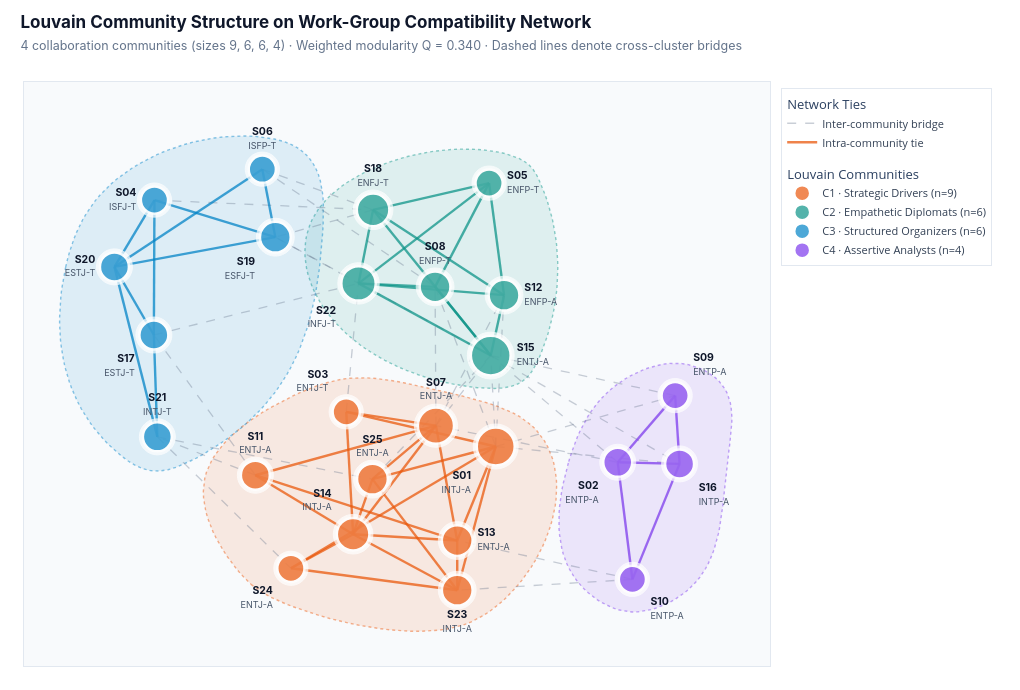

Notebook code for this chart:
### Code cell
def smooth_hull_polygon(points, pad=0.08, n_interp=120):
    """Compute a smooth closed boundary polygon around a 2D cluster of nodes."""
    pts = np.asarray(points, dtype=float)
    centroid = pts.mean(axis=0)
    if len(pts) == 1:
        theta = np.linspace(0, 2 * np.pi, n_interp)
        return centroid[0] + pad * np.cos(theta), centroid[1] + pad * np.sin(theta)
    if len(pts) == 2:
        vec = pts[1] - pts[0]
        unit = vec / max(np.linalg.norm(vec), 1e-6)
        perp = np.array([-unit[1], unit[0]])
        pts_hull = np.array(
            [
                pts[0] - unit * pad + perp * pad,
                pts[1] + unit * pad + perp * pad,
                pts[1] + unit * pad - perp * pad,
                pts[0] - unit * pad - perp * pad,
            ]
        )
    else:
        angles = np.linspace(0, 2 * np.pi, 12, endpoint=False)
        expanded = np.vstack(
            [pts + pad * np.column_stack([np.cos(a), np.sin(a)]) for a in angles]
        )
        hull = ConvexHull(expanded)
        pts_hull = expanded[hull.vertices]

    pts_closed = np.vstack([pts_hull, pts_hull[0]])
    tck, _ = splprep(
        [pts_closed[:, 0], pts_closed[:, 1]],
        s=0.002,
        per=True,
        k=min(3, len(pts_hull) - 1),
    )
    return splev(np.linspace(0, 1, n_interp), tck)


# Figure 7A — Compatibility Network Colored by Louvain Community with Smooth Hulls
fig_comm = go.Figure()
all_nodes = list(G_compat.nodes())
all_pts = np.array([pos_compat[n] for n in all_nodes])
span = max(
    all_pts[:, 0].max() - all_pts[:, 0].min(), all_pts[:, 1].max() - all_pts[:, 1].min()
)
text_pos_compat = smart_text_positions(pos_compat, all_nodes)
strength_compat = dict(G_compat.degree(weight="weight"))

for idx, comm in enumerate(compat_communities):
    _, fill_rgba, border_rgba, _ = CLUSTER_PALETTE[idx]
    hx, hy = smooth_hull_polygon([pos_compat[n] for n in comm], pad=0.082 * span)
    fig_comm.add_trace(
        go.Scatter(
            x=hx,
            y=hy,
            fill="toself",
            fillcolor=fill_rgba,
            mode="lines",
            line={"color": border_rgba, "width": 1.4, "dash": "dot"},
            hoverinfo="skip",
            showlegend=False,
        )
    )

inter_x, inter_y = [], []
for u, v in G_compat.edges():
    if node_to_community[u] != node_to_community[v]:
        inter_x.extend([pos_compat[u][0], pos_compat[v][0], None])
        inter_y.extend([pos_compat[u][1], pos_compat[v][1], None])

fig_comm.add_trace(
    go.Scatter(
        x=inter_x,
        y=inter_y,
        mode="lines",
        line={"width": 1.3, "color": "rgba(100, 116, 139, 0.35)", "dash": "dash"},
        hoverinfo="skip",
        name="Inter-community bridge",
        legendgroup="Links",
        legendgrouptitle_text="Network Ties",
    )
)

for idx, comm in enumerate(compat_communities):
    _, _, border_rgba, _ = CLUSTER_PALETTE[idx]
    intra_x, intra_y = [], []
    for u, v in G_compat.subgraph(comm).edges():
        intra_x.extend([pos_compat[u][0], pos_compat[v][0], None])
        intra_y.extend([pos_compat[u][1], pos_compat[v][1], None])
    fig_comm.add_trace(
        go.Scatter(
            x=intra_x,
            y=intra_y,
            mode="lines",
            line={"width": 2.4, "color": border_rgba.replace("0.45", "0.74")},
            hoverinfo="skip",
            name="Intra-community tie" if idx == 0 else None,
            showlegend=(idx == 0),
            legendgroup="Links",
        )
    )

fig_comm.add_trace(
    go.Scatter(
        x=[pos_compat[n][0] for n in all_nodes],
        y=[pos_compat[n][1] for n in all_nodes],
        mode="markers",
        marker={
            "size": [27 + 1.8 * G_compat.degree(n) for n in all_nodes],
            "color": "#FFFFFF",
        },
        hoverinfo="skip",
        showlegend=False,
    )
)

for idx, comm in enumerate(compat_communities):
    solid, _, _, cname = CLUSTER_PALETTE[idx]
    c_nodes = sorted(comm)
    hover_data = [
        f"<b>{n}</b> · {df.loc[n, 'mbti']}{df.loc[n, 'variant']}<br>"
        f"Community: <b>{cname}</b><br>"
        f"Degree: <b>{G_compat.degree(n)}</b> · Strength: <b>{strength_compat[n]:.2f}</b><br>"
        f"<span style='color:#64748B'>E {df.loc[n, 'E']:.0%} · N {df.loc[n, 'N']:.0%} · "
        f"T {df.loc[n, 'T']:.0%} · J {df.loc[n, 'J']:.0%} · A {df.loc[n, 'A']:.0%}</span>"
        for n in c_nodes
    ]
    fig_comm.add_trace(
        go.Scatter(
            x=[pos_compat[n][0] for n in c_nodes],
            y=[pos_compat[n][1] for n in c_nodes],
            mode="markers+text",
            name=f"{cname} (n={len(c_nodes)})",
            legendgroup="Communities",
            legendgrouptitle_text="Louvain Communities" if idx == 0 else None,
            text=[
                f"<b>{n}</b><br><span style='font-size:9px;color:#475569'>{df.loc[n, 'mbti']}{df.loc[n, 'variant']}</span>"
                for n in c_nodes
            ],
            textposition=[text_pos_compat[n] for n in c_nodes],
            textfont={
                "size": 10.5,
                "color": "#0F172A",
                "family": "Inter, -apple-system, sans-serif",
            },
            marker={
                "size": [20 + 1.8 * G_compat.degree(n) for n in c_nodes],
                "color": solid,
                "line": {"width": 2.5, "color": "#FFFFFF"},
            },
            customdata=hover_data,
            hovertemplate="%{customdata}<extra></extra>",
        )
    )

xs, ys = all_pts[:, 0], all_pts[:, 1]
x_pad = (xs.max() - xs.min()) * 0.16
y_pad = (ys.max() - ys.min()) * 0.18

fig_comm.update_layout(
    title={
        "text": (
            "<b>Louvain Community Structure on Work-Group Compatibility Network</b>"
            f"<br><span style='font-size:12.5px;color:#64748B;font-weight:400'>"
            f"4 collaboration communities (sizes 9, 6, 6, 4) · Weighted modularity Q = {compat_modularity:.3f} · Dashed lines denote cross-cluster bridges</span>"
        ),
        "x": 0.02,
        "y": 0.96,
        "xanchor": "left",
        "yanchor": "top",
        "font": {
            "size": 17,
            "color": "#0F172A",
            "family": "Inter, -apple-system, sans-serif",
        },
    },
    width=1020,
    height=690,
    paper_bgcolor="#FFFFFF",
    plot_bgcolor="#F8FAFC",
    margin={"l": 24, "r": 250, "t": 82, "b": 24},
    xaxis={
        "showgrid": False,
        "zeroline": False,
        "showticklabels": False,
        "range": [xs.min() - x_pad, xs.max() + x_pad],
        "linecolor": "#E2E8F0",
        "linewidth": 1,
        "mirror": True,
    },
    yaxis={
        "showgrid": False,
        "zeroline": False,
        "showticklabels": False,
        "range": [ys.min() - y_pad, ys.max() + y_pad * 1.15],
        "linecolor": "#E2E8F0",
        "linewidth": 1,
        "mirror": True,
    },
    legend={
        "x": 1.015,
        "y": 0.99,
        "xanchor": "left",
        "yanchor": "top",
        "bgcolor": "rgba(255,255,255,0.94)",
        "bordercolor": "#E2E8F0",
        "borderwidth": 1,
        "font": {"size": 11, "color": "#334155"},
        "tracegroupgap": 12,
    },
    hoverlabel={
        "bgcolor": "#FFFFFF",
        "bordercolor": "#CBD5E1",
        "font": {
            "size": 12,
            "family": "Inter, -apple-system, sans-serif",
            "color": "#0F172A",
        },
    },
)
fig_comm.show()

# Figure 7B — Psychometric Radar Signatures Across Communities
trait_labels = [
    "Energy (E)<br><span style='font-size:10px;color:#64748B'>Extraverted</span>",
    "Mind (N)<br><span style='font-size:10px;color:#64748B'>Intuitive</span>",
    "Nature (T)<br><span style='font-size:10px;color:#64748B'>Thinking</span>",
    "Tactics (J)<br><span style='font-size:10px;color:#64748B'>Judging</span>",
    "Identity (A)<br><span style='font-size:10px;color:#64748B'>Assertive</span>",
]

fig_radar = go.Figure()
for idx, comm in enumerate(compat_communities):
    solid, fill_rgba, _, cname = CLUSTER_PALETTE[idx]
    means = [float(df.loc[sorted(comm), t].mean() * 100.0) for t in traits]
    fig_radar.add_trace(
        go.Scatterpolar(
            r=means + [means[0]],
            theta=trait_labels + [trait_labels[0]],
            fill="toself",
            fillcolor=fill_rgba.replace("0.11", "0.13"),
            mode="lines+markers",
            name=f"{cname} (n={len(comm)})",
            line={"color": solid, "width": 2.5},
            marker={
                "size": 7.5,
                "color": solid,
                "line": {"width": 1.5, "color": "#FFFFFF"},
            },
            hovertemplate=f"<b>{cname}</b><br>%{{theta}}: <b>%{{r:.1f}}%</b><extra></extra>",
        )
    )

fig_radar.add_trace(
    go.Scatterpolar(
        r=[50, 50, 50, 50, 50, 50],
        theta=trait_labels + [trait_labels[0]],
        mode="lines",
        name="50% Neutral Midpoint",
        line={"color": "rgba(100, 116, 139, 0.55)", "width": 1.4, "dash": "dot"},
        hoverinfo="skip",
    )
)

fig_radar.update_layout(
    title={
        "text": (
            "<b>Psychometric Trait Signatures Across Louvain Communities</b>"
            "<br><span style='font-size:12.5px;color:#64748B;font-weight:400'>"
            "Mean continuous 16Personalities scores (%) per cluster on the Work-Group Compatibility Network</span>"
        ),
        "x": 0.02,
        "y": 0.96,
        "xanchor": "left",
        "yanchor": "top",
        "font": {
            "size": 17,
            "color": "#0F172A",
            "family": "Inter, -apple-system, sans-serif",
        },
    },
    width=960,
    height=580,
    paper_bgcolor="#FFFFFF",
    font={"family": "Inter, -apple-system, sans-serif", "color": "#1E293B"},
    margin={"l": 60, "r": 265, "t": 95, "b": 45},
    polar={
        "bgcolor": "#F8FAFC",
        "radialaxis": {
            "visible": True,
            "range": [0, 100],
            "angle": 54,
            "tickangle": 0,
            "tickvals": [20, 40, 60, 80],
            "ticktext": ["20%", "40%", "60%", "80%"],
            "tickfont": {"size": 10, "color": "#64748B"},
            "gridcolor": "#E2E8F0",
            "linecolor": "#CBD5E1",
        },
        "angularaxis": {
            "tickfont": {"size": 11.5, "color": "#0F172A"},
            "gridcolor": "#E2E8F0",
            "linecolor": "#CBD5E1",
            "direction": "clockwise",
            "rotation": 90,
        },
    },
    legend={
        "x": 1.05,
        "y": 0.92,
        "xanchor": "left",
        "yanchor": "top",
        "bgcolor": "rgba(255,255,255,0.95)",
        "bordercolor": "#E2E8F0",
        "borderwidth": 1,
        "font": {"size": 11, "color": "#334155"},
    },
    hoverlabel={
        "bgcolor": "#FFFFFF",
        "bordercolor": "#CBD5E1",
        "font": {
            "size": 12,
            "family": "Inter, -apple-system, sans-serif",
            "color": "#0F172A",
        },
    },
)
fig_radar.show()

### Figure 1 — Plotly figure (JSON) as saved in the notebook; plotly's stock layout.template omitted (floating-point values rounded to 4 significant figures)
{"data": [{"fill": "toself", "fillcolor": "rgba(234, 88, 12, 0.11)", "hoverinfo": "skip", "line": {"color": "rgba(234, 88, 12, 0.45)", "dash": "dot", "width": 1.4}, "mode": "lines", "showlegend": false, "type": "scatter", "x": [-0.4569, -0.4385, -0.4183, -0.3966, -0.3733, -0.3485, -0.3221, -0.2943, -0.2653, -0.2353, -0.2043, -0.1726, -0.1404, -0.1078, -0.07508, -0.04232, -0.009715, 0.02254, 0.05429, 0.08534, 0.1155, 0.1447, 0.1726, 0.1991, 0.2241, 0.2474, 0.2694, 0.2902, 0.31, 0.3289, 0.3472, 0.3648, 0.3816, 0.3978, 0.4131, 0.4276, 0.4412, 0.454, 0.4658, 0.4766, 0.4864, 0.4951, 0.5027, 0.5092, 0.5145, 0.5186, 0.5215, 0.523, 0.5232, 0.522, 0.5195, 0.5154, 0.5099, 0.5029, 0.4943, 0.4841, 0.4721, 0.4584, 0.4426, 0.4248, 0.4049, 0.3826, 0.3584, 0.3325, 0.3051, 0.2765, 0.2469, 0.2166, 0.1858, 0.1548, 0.1239, 0.09319, 0.06276, 0.03261, 0.002803, -0.02665, -0.0557, -0.08433, -0.1125, -0.1402, -0.1673, -0.194, -0.2202, -0.2461, -0.2718, -0.2973, -0.3227, -0.3478, -0.3726, -0.3968, -0.4205, -0.4433, -0.4653, -0.4862, -0.506, -0.5244, -0.5414, -0.5568, -0.5705, -0.5823, -0.5922, -0.5999, -0.6054, -0.6087, -0.6098, -0.6089, -0.6062, -0.6018, -0.5957, -0.5882, -0.5793, -0.5691, -0.5579, -0.5457, -0.5326, -0.5188, -0.5044, -0.4895, -0.4738, -0.4569], "y": [-0.921, -0.9418, -0.9607, -0.9781, -0.9944, -1.01, -1.025, -1.039, -1.053, -1.067, -1.079, -1.091, -1.101, -1.111, -1.119, -1.126, -1.132, -1.136, -1.138, -1.139, -1.137, -1.133, -1.128, -1.119, -1.109, -1.096, -1.081, -1.064, -1.045, -1.024, -1.002, -0.978, -0.9531, -0.9269, -0.8997, -0.8714, -0.8423, -0.8124, -0.7818, -0.7506, -0.719, -0.687, -0.6547, -0.6222, -0.5897, -0.5572, -0.5249, -0.4928, -0.4611, -0.4298, -0.399, -0.369, -0.3396, -0.3112, -0.2837, -0.2572, -0.232, -0.2081, -0.1855, -0.1646, -0.1453, -0.1277, -0.1116, -0.0969, -0.08338, -0.07085, -0.05915, -0.04808, -0.03747, -0.02713, -0.0169, -0.006773, 0.002946, 0.01194, 0.01989, 0.02648, 0.03139, 0.03429, 0.03488, 0.03283, 0.02784, 0.01996, 0.009577, -0.002939, -0.0172, -0.03284, -0.04953, -0.06719, -0.08581, -0.1054, -0.1258, -0.1471, -0.1693, -0.1923, -0.2161, -0.2406, -0.266, -0.292, -0.3187, -0.3461, -0.3742, -0.4028, -0.4321, -0.4619, -0.4921, -0.5226, -0.5533, -0.5841, -0.6149, -0.6456, -0.676, -0.7061, -0.7358, -0.7649, -0.7934, -0.8211, -0.8479, -0.8737, -0.8982, -0.921]}, {"fill": "toself", "fillcolor": "rgba(13, 148, 136, 0.11)", "hoverinfo": "skip", "line": {"color": "rgba(13, 148, 136, 0.45)", "dash": "dot", "width": 1.4}, "mode": "lines", "showlegend": false, "type": "scatter", "x": [-0.2406, -0.2512, -0.2602, -0.2677, -0.2738, -0.2785, -0.2817, -0.2837, -0.2843, -0.2836, -0.2816, -0.2785, -0.2741, -0.2687, -0.2621, -0.2544, -0.2456, -0.2359, -0.2252, -0.2135, -0.2009, -0.1873, -0.1729, -0.1576, -0.1414, -0.1244, -0.1066, -0.088, -0.06865, -0.04855, -0.02773, -0.006217, 0.01597, 0.03882, 0.0623, 0.08639, 0.1111, 0.1363, 0.1621, 0.1884, 0.2152, 0.2425, 0.27, 0.2972, 0.3236, 0.3486, 0.3716, 0.3921, 0.4097, 0.4245, 0.4371, 0.4478, 0.457, 0.4651, 0.4726, 0.4796, 0.4861, 0.4921, 0.4976, 0.5027, 0.5072, 0.5113, 0.515, 0.5181, 0.5208, 0.523, 0.5247, 0.5259, 0.5266, 0.5269, 0.5267, 0.526, 0.5248, 0.5232, 0.521, 0.5184, 0.5153, 0.5118, 0.5077, 0.5032, 0.4982, 0.4927, 0.4867, 0.4803, 0.4734, 0.466, 0.4577, 0.4478, 0.4355, 0.4203, 0.4026, 0.3826, 0.3609, 0.3378, 0.3138, 0.2891, 0.264, 0.2386, 0.2129, 0.187, 0.1611, 0.1351, 0.1092, 0.08342, 0.0579, 0.03269, 0.00788, -0.01645, -0.04021, -0.06332, -0.0857, -0.1073, -0.1279, -0.1476, -0.1663, -0.1838, -0.2, -0.215, -0.2285, -0.2406], "y": [0.8157, 0.7926, 0.7688, 0.7445, 0.7197, 0.6946, 0.6691, 0.6433, 0.6173, 0.5912, 0.5651, 0.5389, 0.5128, 0.4869, 0.4611, 0.4356, 0.4104, 0.3857, 0.3614, 0.3375, 0.3142, 0.2914, 0.2692, 0.2475, 0.2265, 0.2062, 0.1865, 0.1675, 0.1493, 0.1319, 0.1152, 0.09942, 0.08446, 0.07039, 0.05723, 0.04502, 0.03378, 0.02355, 0.01435, 0.006212, -0.0008341, -0.006757, -0.01135, -0.01416, -0.01473, -0.01258, -0.007238, 0.001759, 0.01472, 0.03125, 0.05073, 0.07256, 0.09611, 0.1208, 0.146, 0.1714, 0.1971, 0.2229, 0.2489, 0.2751, 0.3014, 0.3278, 0.3543, 0.3809, 0.4076, 0.4343, 0.4611, 0.4878, 0.5146, 0.5414, 0.5681, 0.5948, 0.6214, 0.6479, 0.6743, 0.7006, 0.7267, 0.7527, 0.7785, 0.8042, 0.8296, 0.8548, 0.8797, 0.9044, 0.9288, 0.9529, 0.9764, 0.9984, 1.018, 1.035, 1.049, 1.061, 1.071, 1.079, 1.085, 1.089, 1.092, 1.093, 1.093, 1.091, 1.088, 1.084, 1.078, 1.071, 1.063, 1.054, 1.043, 1.031, 1.019, 1.005, 0.9899, 0.974, 0.9572, 0.9394, 0.9208, 0.9013, 0.8811, 0.86, 0.8382, 0.8157]}, {"fill": "toself", "fillcolor": "rgba(2, 132, 199, 0.11)", "hoverinfo": "skip", "line": {"color": "rgba(2, 132, 199, 0.45)", "dash": "dot", "width": 1.4}, "mode": "lines", "showlegend": false, "type": "scatter", "x": [-1.051, -1.056, -1.06, -1.064, -1.066, -1.069, -1.07, -1.071, -1.071, -1.07, -1.068, -1.066, -1.062, -1.058, -1.053, -1.047, -1.04, -1.032, -1.023, -1.013, -1.001, -0.9893, -0.9761, -0.9617, -0.9462, -0.9295, -0.9117, -0.8926, -0.8723, -0.8508, -0.8279, -0.8038, -0.7782, -0.7512, -0.7231, -0.6942, -0.6652, -0.6365, -0.6087, -0.5822, -0.557, -0.533, -0.5102, -0.4886, -0.4682, -0.4489, -0.4306, -0.4134, -0.3973, -0.3821, -0.3678, -0.3545, -0.3421, -0.3305, -0.3197, -0.3097, -0.3004, -0.2919, -0.2841, -0.2768, -0.2703, -0.2643, -0.2588, -0.2539, -0.2494, -0.2454, -0.2418, -0.2386, -0.2357, -0.2332, -0.2309, -0.2289, -0.2271, -0.2256, -0.2246, -0.2243, -0.225, -0.2268, -0.23, -0.2347, -0.2412, -0.2496, -0.2603, -0.2734, -0.289, -0.3075, -0.3291, -0.3538, -0.3816, -0.4118, -0.4437, -0.4765, -0.5097, -0.5427, -0.5754, -0.6077, -0.6394, -0.6705, -0.7008, -0.7303, -0.7588, -0.7863, -0.8127, -0.8378, -0.8615, -0.8837, -0.9044, -0.9234, -0.9409, -0.9568, -0.9713, -0.9844, -0.9963, -1.007, -1.017, -1.025, -1.033, -1.04, -1.046, -1.051], "y": [0.5471, 0.5143, 0.4812, 0.4479, 0.4145, 0.3809, 0.3473, 0.3137, 0.28, 0.2464, 0.2129, 0.1796, 0.1464, 0.1134, 0.08066, 0.04824, 0.01616, -0.01555, -0.04683, -0.07765, -0.108, -0.1377, -0.1669, -0.1955, -0.2233, -0.2505, -0.2769, -0.3026, -0.3273, -0.3504, -0.3704, -0.3858, -0.3951, -0.3969, -0.3908, -0.3783, -0.361, -0.3403, -0.3179, -0.2948, -0.2712, -0.2471, -0.2225, -0.1973, -0.1717, -0.1456, -0.1191, -0.09208, -0.06461, -0.03671, -0.008366, 0.0204, 0.04958, 0.07917, 0.1092, 0.1395, 0.1703, 0.2014, 0.2329, 0.2647, 0.2969, 0.3294, 0.3623, 0.3954, 0.4289, 0.4626, 0.4967, 0.531, 0.5656, 0.6005, 0.6356, 0.671, 0.7066, 0.7423, 0.7779, 0.8132, 0.848, 0.8819, 0.9149, 0.9466, 0.9768, 1.005, 1.032, 1.057, 1.079, 1.098, 1.115, 1.129, 1.139, 1.147, 1.152, 1.154, 1.153, 1.15, 1.144, 1.136, 1.126, 1.114, 1.1, 1.084, 1.067, 1.048, 1.027, 1.005, 0.9823, 0.9582, 0.9332, 0.9073, 0.8806, 0.8532, 0.825, 0.7962, 0.7668, 0.7368, 0.7063, 0.6753, 0.6438, 0.6119, 0.5797, 0.5471]}, {"fill": "toself", "fillcolor": "rgba(124, 58, 237, 0.11)", "hoverinfo": "skip", "line": {"color": "rgba(124, 58, 237, 0.45)", "dash": "dot", "width": 1.4}, "mode": "lines", "showlegend": false, "type": "scatter", "x": [0.5606, 0.5557, 0.5511, 0.5469, 0.5431, 0.5397, 0.5368, 0.5344, 0.5325, 0.5311, 0.5304, 0.5302, 0.5307, 0.5319, 0.5338, 0.5365, 0.5399, 0.5442, 0.5493, 0.5553, 0.5622, 0.57, 0.5788, 0.5886, 0.5995, 0.6114, 0.6245, 0.6386, 0.6539, 0.6703, 0.6876, 0.7058, 0.7246, 0.7441, 0.7641, 0.7844, 0.805, 0.8254, 0.8455, 0.8651, 0.8838, 0.9016, 0.9181, 0.9333, 0.9473, 0.9602, 0.972, 0.9827, 0.9925, 1.001, 1.009, 1.016, 1.023, 1.029, 1.034, 1.038, 1.042, 1.045, 1.049, 1.051, 1.054, 1.056, 1.058, 1.06, 1.061, 1.063, 1.065, 1.067, 1.069, 1.071, 1.074, 1.076, 1.079, 1.081, 1.083, 1.084, 1.085, 1.085, 1.084, 1.083, 1.08, 1.076, 1.07, 1.063, 1.055, 1.044, 1.032, 1.018, 1.002, 0.9842, 0.9655, 0.9458, 0.9253, 0.9043, 0.8829, 0.8614, 0.84, 0.8189, 0.7983, 0.7784, 0.7594, 0.7415, 0.7247, 0.7089, 0.694, 0.6801, 0.6671, 0.655, 0.6437, 0.6332, 0.6233, 0.6142, 0.6057, 0.5978, 0.5905, 0.5836, 0.5773, 0.5714, 0.5658, 0.5606], "y": [-0.3596, -0.3848, -0.4102, -0.4356, -0.4611, -0.4866, -0.512, -0.5374, -0.5627, -0.5878, -0.6128, -0.6375, -0.6621, -0.6863, -0.7102, -0.7338, -0.757, -0.7798, -0.8021, -0.824, -0.8453, -0.866, -0.8862, -0.9057, -0.9246, -0.9428, -0.9603, -0.9769, -0.9927, -1.007, -1.02, -1.031, -1.04, -1.046, -1.049, -1.048, -1.045, -1.038, -1.029, -1.018, -1.005, -0.9914, -0.9762, -0.9601, -0.9432, -0.9254, -0.9068, -0.8875, -0.8674, -0.8467, -0.8253, -0.8033, -0.7808, -0.7577, -0.7341, -0.7101, -0.6857, -0.6609, -0.6357, -0.6103, -0.5846, -0.5587, -0.5325, -0.5063, -0.4799, -0.4535, -0.427, -0.4006, -0.3742, -0.3479, -0.3217, -0.2957, -0.2699, -0.2444, -0.2193, -0.1945, -0.1703, -0.1465, -0.1233, -0.1007, -0.07884, -0.05767, -0.03729, -0.01775, 0.0008941, 0.01859, 0.03528, 0.05082, 0.06492, 0.07726, 0.0875, 0.09532, 0.1004, 0.1024, 0.1012, 0.09705, 0.09023, 0.0811, 0.07, 0.05727, 0.04322, 0.02816, 0.01217, -0.004707, -0.02243, -0.04094, -0.06022, -0.0802, -0.1009, -0.1221, -0.144, -0.1664, -0.1893, -0.2126, -0.2363, -0.2604, -0.2848, -0.3095, -0.3345, -0.3596]}, {"hoverinfo": "skip", "legendgroup": "Links", "legendgrouptitle": {"text": "Network Ties"}, "line": {"color": "rgba(100, 116, 139, 0.35)", "dash": "dash", "width": 1.3}, "mode": "lines", "name": "Inter-community bridge", "type": "scatter", "x": [0.3278, 0.9032, null, 0.3278, 0.3118, null, 0.3278, 0.1334, null, 0.3278, 0.3545, null, 0.3278, 0.9174, null, 0.7191, 0.1361, null, 0.7191, 0.3118, null, -0.1516, -0.1122, null, -0.7665, -0.06544, null, -0.4206, -0.06544, null, -0.4206, 0.1334, null, 0.1361, 0.3118, null, 0.1361, 0.1334, null, 0.1361, 0.3545, null, 0.9032, 0.3118, null, 0.7661, 0.2044, null, 0.7661, 0.2043, null, -0.443, -0.7572, null, -0.443, -0.7684, null, 0.3118, -0.06752, null, 0.3118, 0.9174, null, 0.3118, -0.3789, null, -0.7684, -0.1122, null, -0.06544, -0.3789, null, -0.3789, -0.1122, null, -0.7572, -0.06752, null, -0.7572, -0.329, null], "y": [-0.2832, -0.04785, null, -0.2832, 0.1375, null, -0.2832, 0.4554, null, -0.2832, 0.417, null, -0.2832, -0.3639, null, -0.3563, -0.1869, null, -0.3563, 0.1375, null, -0.1231, 0.4714, null, 0.8569, 0.8118, null, 1.0, 0.8118, null, 1.0, 0.4554, null, -0.1869, 0.1375, null, -0.1869, 0.4554, null, -0.1869, 0.417, null, -0.04785, 0.1375, null, -0.8981, -0.9483, null, -0.8981, -0.7184, null, -0.4162, -0.2387, null, -0.4162, 0.2326, null, 0.1375, -0.4342, null, 0.1375, -0.3639, null, 0.1375, 0.6854, null, 0.2326, 0.4714, null, 0.8118, 0.6854, null, 0.6854, 0.4714, null, -0.2387, -0.4342, null, -0.2387, -0.8469, null]}, {"hoverinfo": "skip", "legendgroup": "Links", "line": {"color": "rgba(234, 88, 12, 0.74)", "width": 2.4}, "mode": "lines", "name": "Intra-community tie", "showlegend": true, "type": "scatter", "x": [-0.1516, -0.1295, null, -0.1516, 0.1361, null, -0.1516, 0.3278, null, -0.06752, 0.3278, null, -0.06752, -0.1295, null, -0.06752, 0.2044, null, -0.06752, 0.1361, null, -0.443, -0.1295, null, -0.443, 0.1361, null, -0.443, 0.2043, null, 0.1361, -0.1295, null, 0.1361, 0.2043, null, -0.1295, 0.2043, null, -0.1295, 0.2044, null, -0.1295, -0.329, null, 0.2044, 0.2043, null, 0.2044, 0.3278, null, 0.2044, -0.329, null, 0.2043, 0.3278, null, 0.3278, -0.329, null], "y": [-0.1231, -0.6891, null, -0.1231, -0.1869, null, -0.1231, -0.2832, null, -0.4342, -0.2832, null, -0.4342, -0.6891, null, -0.4342, -0.9483, null, -0.4342, -0.1869, null, -0.4162, -0.6891, null, -0.4162, -0.1869, null, -0.4162, -0.7184, null, -0.1869, -0.6891, null, -0.1869, -0.7184, null, -0.6891, -0.7184, null, -0.6891, -0.9483, null, -0.6891, -0.8469, null, -0.9483, -0.7184, null, -0.9483, -0.2832, null, -0.9483, -0.8469, null, -0.7184, -0.2832, null, -0.2832, -0.8469, null]}, {"hoverinfo": "skip", "legendgroup": "Links", "line": {"color": "rgba(13, 148, 136, 0.74)", "width": 2.4}, "mode": "lines", "showlegend": false, "type": "scatter", "x": [-0.1122, 0.3066, null, -0.1122, 0.1334, null, -0.1122, 0.3545, null, -0.1122, 0.3118, null, -0.1122, -0.06544, null, 0.3118, 0.1334, null, 0.3118, 0.3545, null, 0.3118, -0.06544, null, -0.06544, 0.3066, null, -0.06544, 0.3545, null, 0.3545, 0.3066, null, 0.1334, 0.3066, null], "y": [0.4714, 0.9354, null, 0.4714, 0.4554, null, 0.4714, 0.417, null, 0.4714, 0.1375, null, 0.4714, 0.8118, null, 0.1375, 0.4554, null, 0.1375, 0.417, null, 0.1375, 0.8118, null, 0.8118, 0.9354, null, 0.8118, 0.417, null, 0.417, 0.9354, null, 0.4554, 0.9354, null]}, {"hoverinfo": "skip", "legendgroup": "Links", "line": {"color": "rgba(2, 132, 199, 0.74)", "width": 2.4}, "mode": "lines", "showlegend": false, "type": "scatter", "x": [-0.7665, -0.3789, null, -0.7665, -0.8949, null, -0.7665, -0.7684, null, -0.7684, -0.8949, null, -0.7684, -0.7572, null, -0.4206, -0.3789, null, -0.4206, -0.8949, null, -0.3789, -0.8949, null, -0.8949, -0.7572, null], "y": [0.8569, 0.6854, null, 0.8569, 0.5478, null, 0.8569, 0.2326, null, 0.2326, 0.5478, null, 0.2326, -0.2387, null, 1.0, 0.6854, null, 1.0, 0.5478, null, 0.6854, 0.5478, null, 0.5478, -0.2387, null]}, {"hoverinfo": "skip", "legendgroup": "Links", "line": {"color": "rgba(124, 58, 237, 0.74)", "width": 2.4}, "mode": "lines", "showlegend": false, "type": "scatter", "x": [0.9032, 0.7191, null, 0.9032, 0.9174, null, 0.7661, 0.9174, null, 0.7661, 0.7191, null, 0.9174, 0.7191, null], "y": [-0.04785, -0.3563, null, -0.04785, -0.3639, null, -0.8981, -0.3639, null, -0.8981, -0.3563, null, -0.3639, -0.3563, null]}, {"hoverinfo": "skip", "marker": {"color": "#FFFFFF", "size": [45.0, 36.0, 34.2, 34.2, 34.2, 34.2, 43.2, 37.8, 34.2, 34.2, 36.0, 37.8, 37.8, 39.6, 46.8, 36.0, 36.0, 39.6, 37.8, 36.0, 36.0, 41.4, 37.8, 34.2, 37.8]}, "mode": "markers", "showlegend": false, "type": "scatter", "x": [0.3278, 0.7191, -0.1516, -0.7665, 0.3066, -0.4206, 0.1361, 0.1334, 0.9032, 0.7661, -0.443, 0.3545, 0.2043, -0.1295, 0.3118, 0.9174, -0.7684, -0.06544, -0.3789, -0.8949, -0.7572, -0.1122, 0.2044, -0.329, -0.06752], "y": [-0.2832, -0.3563, -0.1231, 0.8569, 0.9354, 1.0, -0.1869, 0.4554, -0.04785, -0.8981, -0.4162, 0.417, -0.7184, -0.6891, 0.1375, -0.3639, 0.2326, 0.8118, 0.6854, 0.5478, -0.2387, 0.4714, -0.9483, -0.8469, -0.4342]}, {"customdata": ["<b>S01</b> · INTJ-A<br>Community: <b>C1 · Strategic Drivers</b><br>Degree: <b>10</b> · Strength: <b>8.66</b><br><span style='color:#64748B'>E 36% · N 64% · T 67% · J 58% · A 83%</span>", "<b>S03</b> · ENTJ-T<br>Community: <b>C1 · Strategic Drivers</b><br>Degree: <b>4</b> · Strength: <b>3.49</b><br><span style='color:#64748B'>E 65% · N 85% · T 63% · J 67% · A 49%</span>", "<b>S07</b> · ENTJ-A<br>Community: <b>C1 · Strategic Drivers</b><br>Degree: <b>9</b> · Strength: <b>7.91</b><br><span style='color:#64748B'>E 51% · N 73% · T 69% · J 54% · A 51%</span>", "<b>S11</b> · ENTJ-A<br>Community: <b>C1 · Strategic Drivers</b><br>Degree: <b>5</b> · Strength: <b>4.43</b><br><span style='color:#64748B'>E 61% · N 67% · T 69% · J 83% · A 54%</span>", "<b>S13</b> · ENTJ-A<br>Community: <b>C1 · Strategic Drivers</b><br>Degree: <b>6</b> · Strength: <b>5.28</b><br><span style='color:#64748B'>E 54% · N 65% · T 86% · J 70% · A 64%</span>", "<b>S14</b> · INTJ-A<br>Community: <b>C1 · Strategic Drivers</b><br>Degree: <b>7</b> · Strength: <b>6.23</b><br><span style='color:#64748B'>E 43% · N 70% · T 74% · J 72% · A 64%</span>", "<b>S23</b> · INTJ-A<br>Community: <b>C1 · Strategic Drivers</b><br>Degree: <b>6</b> · Strength: <b>5.02</b><br><span style='color:#64748B'>E 49% · N 54% · T 90% · J 69% · A 92%</span>", "<b>S24</b> · ENTJ-A<br>Community: <b>C1 · Strategic Drivers</b><br>Degree: <b>4</b> · Strength: <b>3.08</b><br><span style='color:#64748B'>E 100% · N 63% · T 86% · J 78% · A 99%</span>", "<b>S25</b> · ENTJ-A<br>Community: <b>C1 · Strategic Drivers</b><br>Degree: <b>6</b> · Strength: <b>5.33</b><br><span style='color:#64748B'>E 67% · N 61% · T 67% · J 67% · A 71%</span>"], "hovertemplate": "%{customdata}<extra></extra>", "legendgroup": "Communities", "legendgrouptitle": {"text": "Louvain Communities"}, "marker": {"color": "#EA580C", "line": {"color": "#FFFFFF", "width": 2.5}, "size": [38.0, 27.2, 36.2, 29.0, 30.8, 32.6, 30.8, 27.2, 30.8]}, "mode": "markers+text", "name": "C1 · Strategic Drivers (n=9)", "text": ["<b>S01</b><br><span style='font-size:9px;color:#475569'>INTJ-A</span>", "<b>S03</b><br><span style='font-size:9px;color:#475569'>ENTJ-T</span>", "<b>S07</b><br><span style='font-size:9px;color:#475569'>ENTJ-A</span>", "<b>S11</b><br><span style='font-size:9px;color:#475569'>ENTJ-A</span>", "<b>S13</b><br><span style='font-size:9px;color:#475569'>ENTJ-A</span>", "<b>S14</b><br><span style='font-size:9px;color:#475569'>INTJ-A</span>", "<b>S23</b><br><span style='font-size:9px;color:#475569'>INTJ-A</span>", "<b>S24</b><br><span style='font-size:9px;color:#475569'>ENTJ-A</span>", "<b>S25</b><br><span style='font-size:9px;color:#475569'>ENTJ-A</span>"], "textfont": {"color": "#0F172A", "family": "Inter, -apple-system, sans-serif", "size": 10.5}, "textposition": ["bottom left", "top left", "top center", "top center", "middle right", "top left", "bottom center", "bottom left", "top center"], "type": "scatter", "x": [0.3278, -0.1516, 0.1361, -0.443, 0.2043, -0.1295, 0.2044, -0.329, -0.06752], "y": [-0.2832, -0.1231, -0.1869, -0.4162, -0.7184, -0.6891, -0.9483, -0.8469, -0.4342]}, {"customdata": ["<b>S05</b> · ENFP-T<br>Community: <b>C2 · Empathetic Diplomats</b><br>Degree: <b>4</b> · Strength: <b>3.14</b><br><span style='color:#64748B'>E 53% · N 86% · T 22% · J 42% · A 12%</span>", "<b>S08</b> · ENFP-T<br>Community: <b>C2 · Empathetic Diplomats</b><br>Degree: <b>6</b> · Strength: <b>4.92</b><br><span style='color:#64748B'>E 78% · N 70% · T 49% · J 43% · A 44%</span>", "<b>S12</b> · ENFP-A<br>Community: <b>C2 · Empathetic Diplomats</b><br>Degree: <b>6</b> · Strength: <b>5.13</b><br><span style='color:#64748B'>E 65% · N 71% · T 49% · J 42% · A 56%</span>", "<b>S15</b> · ENTJ-A<br>Community: <b>C2 · Empathetic Diplomats</b><br>Degree: <b>11</b> · Strength: <b>9.61</b><br><span style='color:#64748B'>E 52% · N 61% · T 54% · J 54% · A 69%</span>", "<b>S18</b> · ENFJ-T<br>Community: <b>C2 · Empathetic Diplomats</b><br>Degree: <b>7</b> · Strength: <b>6.03</b><br><span style='color:#64748B'>E 56% · N 64% · T 40% · J 53% · A 36%</span>", "<b>S22</b> · INFJ-T<br>Community: <b>C2 · Empathetic Diplomats</b><br>Degree: <b>8</b> · Strength: <b>6.96</b><br><span style='color:#64748B'>E 46% · N 64% · T 49% · J 57% · A 39%</span>"], "hovertemplate": "%{customdata}<extra></extra>", "legendgroup": "Communities", "marker": {"color": "#0D9488", "line": {"color": "#FFFFFF", "width": 2.5}, "size": [27.2, 30.8, 30.8, 39.8, 32.6, 34.4]}, "mode": "markers+text", "name": "C2 · Empathetic Diplomats (n=6)", "text": ["<b>S05</b><br><span style='font-size:9px;color:#475569'>ENFP-T</span>", "<b>S08</b><br><span style='font-size:9px;color:#475569'>ENFP-T</span>", "<b>S12</b><br><span style='font-size:9px;color:#475569'>ENFP-A</span>", "<b>S15</b><br><span style='font-size:9px;color:#475569'>ENTJ-A</span>", "<b>S18</b><br><span style='font-size:9px;color:#475569'>ENFJ-T</span>", "<b>S22</b><br><span style='font-size:9px;color:#475569'>INFJ-T</span>"], "textfont": {"color": "#0F172A", "family": "Inter, -apple-system, sans-serif", "size": 10.5}, "textposition": ["middle right", "top center", "middle right", "middle right", "top center", "bottom left"], "type": "scatter", "x": [0.3066, 0.1334, 0.3545, 0.3118, -0.06544, -0.1122], "y": [0.9354, 0.4554, 0.417, 0.1375, 0.8118, 0.4714]}, {"customdata": ["<b>S04</b> · ISFJ-T<br>Community: <b>C3 · Structured Organizers</b><br>Degree: <b>4</b> · Strength: <b>3.48</b><br><span style='color:#64748B'>E 36% · N 43% · T 43% · J 76% · A 32%</span>", "<b>S06</b> · ISFP-T<br>Community: <b>C3 · Structured Organizers</b><br>Degree: <b>4</b> · Strength: <b>3.35</b><br><span style='color:#64748B'>E 31% · N 36% · T 47% · J 39% · A 31%</span>", "<b>S17</b> · ESTJ-T<br>Community: <b>C3 · Structured Organizers</b><br>Degree: <b>5</b> · Strength: <b>4.30</b><br><span style='color:#64748B'>E 51% · N 46% · T 64% · J 81% · A 33%</span>", "<b>S19</b> · ESFJ-T<br>Community: <b>C3 · Structured Organizers</b><br>Degree: <b>6</b> · Strength: <b>5.25</b><br><span style='color:#64748B'>E 54% · N 45% · T 39% · J 57% · A 49%</span>", "<b>S20</b> · ESTJ-T<br>Community: <b>C3 · Structured Organizers</b><br>Degree: <b>5</b> · Strength: <b>4.28</b><br><span style='color:#64748B'>E 58% · N 35% · T 65% · J 75% · A 43%</span>", "<b>S21</b> · INTJ-T<br>Community: <b>C3 · Structured Organizers</b><br>Degree: <b>5</b> · Strength: <b>4.14</b><br><span style='color:#64748B'>E 18% · N 58% · T 69% · J 92% · A 42%</span>"], "hovertemplate": "%{customdata}<extra></extra>", "legendgroup": "Communities", "marker": {"color": "#0284C7", "line": {"color": "#FFFFFF", "width": 2.5}, "size": [27.2, 27.2, 29.0, 30.8, 29.0, 29.0]}, "mode": "markers+text", "name": "C3 · Structured Organizers (n=6)", "text": ["<b>S04</b><br><span style='font-size:9px;color:#475569'>ISFJ-T</span>", "<b>S06</b><br><span style='font-size:9px;color:#475569'>ISFP-T</span>", "<b>S17</b><br><span style='font-size:9px;color:#475569'>ESTJ-T</span>", "<b>S19</b><br><span style='font-size:9px;color:#475569'>ESFJ-T</span>", "<b>S20</b><br><span style='font-size:9px;color:#475569'>ESTJ-T</span>", "<b>S21</b><br><span style='font-size:9px;color:#475569'>INTJ-T</span>"], "textfont": {"color": "#0F172A", "family": "Inter, -apple-system, sans-serif", "size": 10.5}, "textposition": ["middle left", "top center", "bottom left", "bottom left", "middle left", "top center"], "type": "scatter", "x": [-0.7665, -0.4206, -0.7684, -0.3789, -0.8949, -0.7572], "y": [0.8569, 1.0, 0.2326, 0.6854, 0.5478, -0.2387]}, {"customdata": ["<b>S02</b> · ENTP-A<br>Community: <b>C4 · Assertive Analysts</b><br>Degree: <b>5</b> · Strength: <b>4.26</b><br><span style='color:#64748B'>E 51% · N 54% · T 76% · J 33% · A 53%</span>", "<b>S09</b> · ENTP-A<br>Community: <b>C4 · Assertive Analysts</b><br>Degree: <b>4</b> · Strength: <b>3.51</b><br><span style='color:#64748B'>E 65% · N 56% · T 72% · J 40% · A 85%</span>", "<b>S10</b> · ENTP-A<br>Community: <b>C4 · Assertive Analysts</b><br>Degree: <b>4</b> · Strength: <b>3.27</b><br><span style='color:#64748B'>E 60% · N 63% · T 99% · J 22% · A 83%</span>", "<b>S16</b> · INTP-A<br>Community: <b>C4 · Assertive Analysts</b><br>Degree: <b>5</b> · Strength: <b>4.29</b><br><span style='color:#64748B'>E 46% · N 64% · T 69% · J 24% · A 83%</span>"], "hovertemplate": "%{customdata}<extra></extra>", "legendgroup": "Communities", "marker": {"color": "#7C3AED", "line": {"color": "#FFFFFF", "width": 2.5}, "size": [29.0, 27.2, 27.2, 29.0]}, "mode": "markers+text", "name": "C4 · Assertive Analysts (n=4)", "text": ["<b>S02</b><br><span style='font-size:9px;color:#475569'>ENTP-A</span>", "<b>S09</b><br><span style='font-size:9px;color:#475569'>ENTP-A</span>", "<b>S10</b><br><span style='font-size:9px;color:#475569'>ENTP-A</span>", "<b>S16</b><br><span style='font-size:9px;color:#475569'>INTP-A</span>"], "textfont": {"color": "#0F172A", "family": "Inter, -apple-system, sans-serif", "size": 10.5}, "textposition": ["bottom left", "top right", "bottom right", "bottom right"], "type": "scatter", "x": [0.7191, 0.9032, 0.7661, 0.9174], "y": [-0.3563, -0.04785, -0.8981, -0.3639]}], "layout": {"height": 690, "hoverlabel": {"bgcolor": "#FFFFFF", "bordercolor": "#CBD5E1", "font": {"color": "#0F172A", "family": "Inter, -apple-system, sans-serif", "size": 12}}, "legend": {"bgcolor": "rgba(255,255,255,0.94)", "bordercolor": "#E2E8F0", "borderwidth": 1, "font": {"color": "#334155", "size": 11}, "tracegroupgap": 12, "x": 1.015, "xanchor": "left", "y": 0.99, "yanchor": "top"}, "margin": {"b": 24, "l": 24, "r": 250, "t": 82}, "paper_bgcolor": "#FFFFFF", "plot_bgcolor": "#F8FAFC", "title": {"font": {"color": "#0F172A", "family": "Inter, -apple-system, sans-serif", "size": 17}, "text": "<b>Louvain Community Structure on Work-Group Compatibility Network</b><br><span style='font-size:12.5px;color:#64748B;font-weight:400'>4 collaboration communities (sizes 9, 6, 6, 4) · Weighted modularity Q = 0.340 · Dashed lines denote cross-cluster bridges</span>", "x": 0.02, "xanchor": "left", "y": 0.96, "yanchor": "top"}, "width": 1020, "xaxis": {"linecolor": "#E2E8F0", "linewidth": 1, "mirror": true, "range": [-1.185, 1.207], "showgrid": false, "showticklabels": false, "zeroline": false}, "yaxis": {"linecolor": "#E2E8F0", "linewidth": 1, "mirror": true, "range": [-1.299, 1.403], "showgrid": false, "showticklabels": false, "zeroline": false}}}
